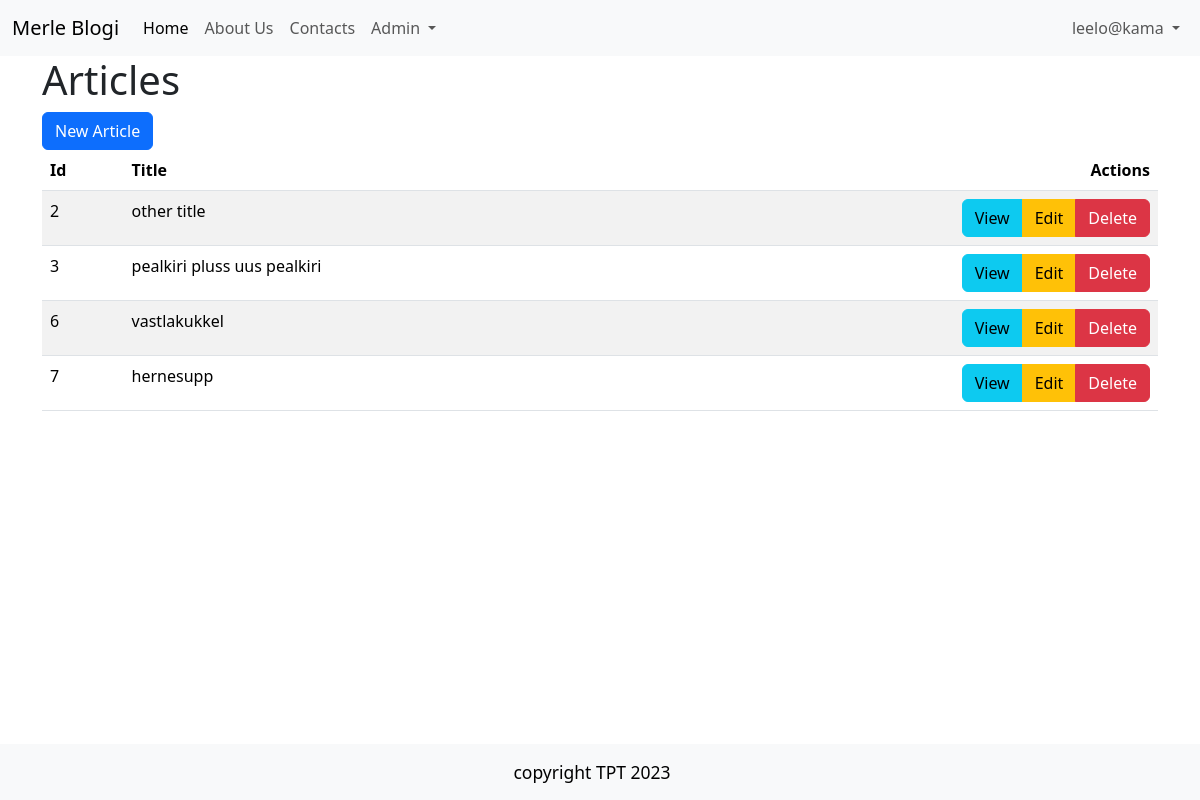
The app's page /admin/articles (signed in) with its own data.
### tables this page shows
CREATE TABLE users
(
    id       integer
        constraint users_pk
            primary key autoincrement,
    email    text not null
        constraint users_pk2
            unique,
    password text not null
);

CREATE TABLE "articles"
(
    id    integer
        constraint articles_pk
            primary key autoincrement,
    title text not null,
    body  text
);

### src/Controllers/ArticlesController.php (called while the page is built, shortened)
<?php
class ArticlesController {
    public function index() {
        $articles = Article::all();
        include 'views/articles/index.php';
    }
}

### src/DB.php (called while the page is built, shortened)
<?php
class DB {
    public $conn;
    public function __construct()
    {
        try {
            $this->conn = new PDO("sqlite:" . __DIR__ . "/../db.sqlite");
            $this->conn->setAttribute(PDO::ATTR_ERRMODE, PDO::ERRMODE_EXCEPTION);
        } catch(PDOException $e) {
            echo "Connection failed: " . $e->getMessage();
          }
    }
    public function all($table, $class){
        $stmt = $this->conn->prepare("SELECT * FROM $table");
        $stmt->execute();
        $stmt->setFetchMode(PDO::FETCH_CLASS, $class);
        return $stmt->fetchAll();
    }
    public function find($table, $class, $id){
        $stmt = $this->conn->prepare("SELECT * FROM $table WHERE id=$id");
        $stmt->execute();
        $stmt->setFetchMode(PDO::FETCH_CLASS, $class);
        return $stmt->fetch();
    }
}

### src/Models/Model.php (called while the page is built, shortened)
<?php
class Model {
    public static $table;
    public static function all(){
        $db = new DB();
        return $db->all(static::$table, static::class);
    }
    public static function find($id) {
        $db = new DB();
        return $db ->find(static::$table, static::class, $id);
    }
}

### src/Models/User.php (called while the page is built, shortened)
<?php
class User extends Model{
    public static function auth() {
        if(isset($_SESSION['user_id'])) {
            return User::find($_SESSION['user_id']);
        }
            return null;
    }
}

### helpers.php (called while the page is built, shortened)
<?php
function auth(){
    return User::auth();
}

### views/articles/index.php (the view)
<?php include 'views/partials/header.php' ?>
    <h1>Articles</h1>
    <a href="/admin/articles/new" class="btn btn-primary">New Article</a>
    <table class="table table-striped table-hover">
        <thead>
            <th>Id</th>
            <th>Title</th>
            <th class="text-end">Actions</th>
        </thead>
        <tbody>
            <?php foreach($articles as $article): ?>
            <tr>
                <td><?=$article->id?></td>
                <td><?=$article->title?></td>
                <td class="text-end">
                <div class="btn-group" role="group" aria-label="Basic example">
                    <a class="btn btn-info" href="/admin/articles/show?id=<?=$article->id?>">View</a>
                    <a class="btn btn-warning"href="/admin/articles/edit?id=<?=$article->id?>">Edit</a>
                    <a class="btn btn-danger"href="/admin/articles/delete?id=<?=$article->id?>">Delete</a>
                </div>
                </td>
            </tr>
            <?php endforeach; ?>
        </tbody>
    </table>
<?php include 'views/partials/footer.php' ?>

### views/partials/nav.php (shortened to what this page needs)
<nav class="navbar navbar-expand-lg bg-body-tertiary">
  <div class="container-fluid">
    <a class="navbar-brand" href="/">Merle Blogi</a>
    <div class="collapse navbar-collapse justify-content-between" id="navbarNav">
      <ul class="navbar-nav">
        <li class="nav-item">
          <a class="nav-link active" aria-current="page" href="/">Home</a>
        </li>
        <li class="nav-item">
          <a class="nav-link" href="/about">About Us</a>
        </li>
        <li class="nav-item">
          <a class="nav-link" href="/contacts">Contacts</a>
        </li>
        <?php if(auth()): ?>
        <li class="nav-item dropdown">
          <a class="nav-link dropdown-toggle" href="#" role="button" data-bs-toggle="dropdown" aria-expanded="false">
            Admin
          </a>
        </li>
        <?php endif ?>
      </ul>
      <ul class="navbar-nav">
        <?php if(auth()): ?>
          <li class="nav-item dropdown">
            <a class="nav-link dropdown-toggle" href="#" role="button" data-bs-toggle="dropdown" aria-expanded="false">
            <?=auth()->email?>
            </a>
        </li>
        <?php endif ?>
    </ul>
    </div>
  </div>
</nav>

### records on screen
users: email "leelo@kama"
articles: id "2", title "other title"
articles: id "3", title "pealkiri pluss uus pealkiri"
articles: id "6", title "vastlakukkel"
articles: id "7", title "hernesupp"
